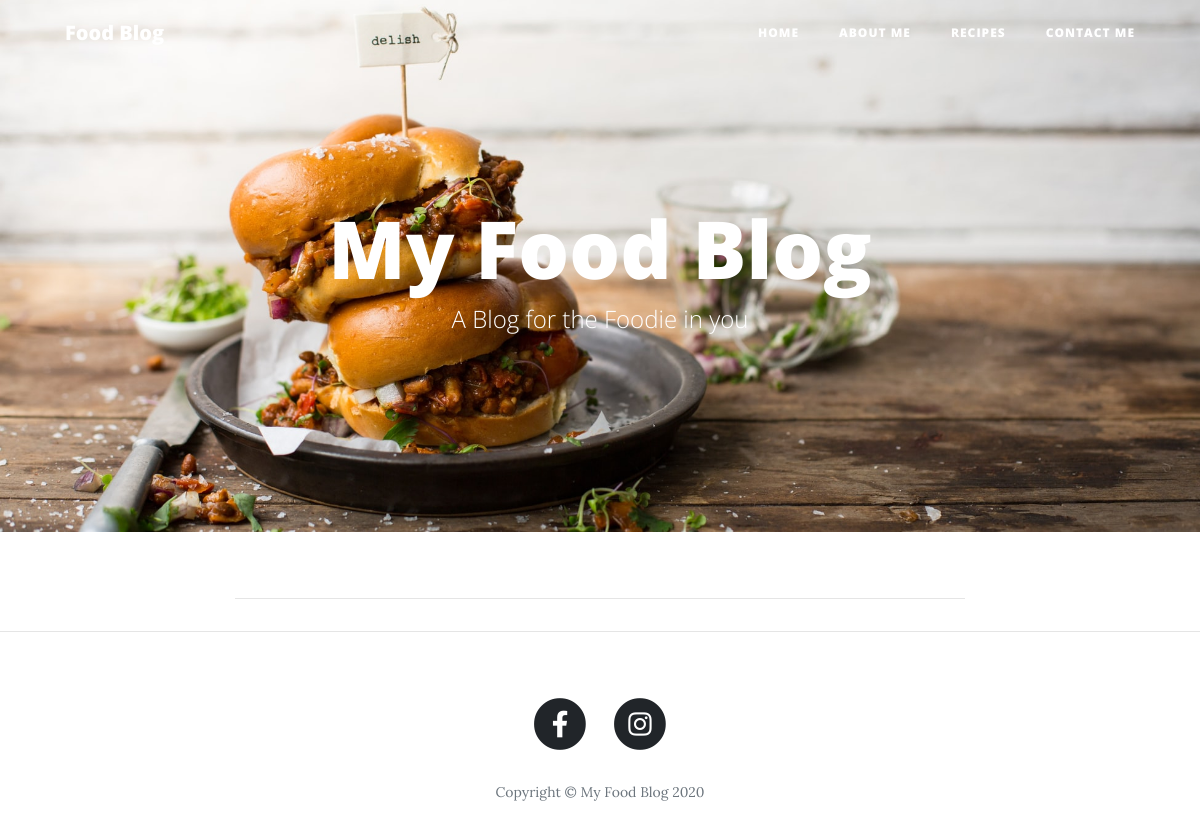
Before: / with the older database file.
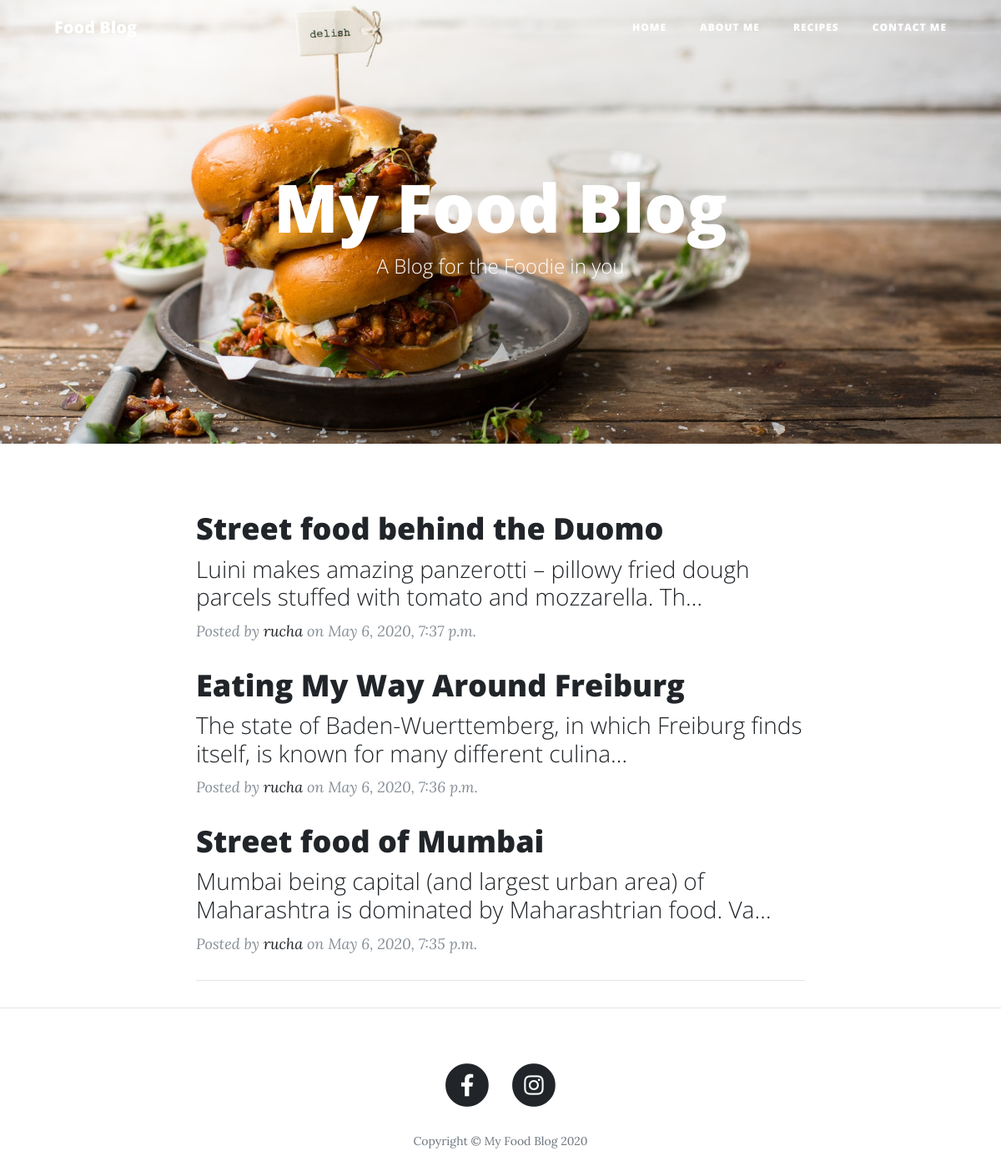
After: the same page with the newer database file.
### entries/models.py (models this page shows, shortened)
class Entry(models.Model):
    entry_title = models.CharField(max_length=50)
    entry_text = models.TextField()
    entry_date = models.DateTimeField(auto_now_add=True)
    entry_author = models.ForeignKey(User, on_delete=models.CASCADE)
    class Meta:
        verbose_name_plural = "entries"

### entries/views.py (the view)
# urls.py: path('', HomeView.as_view(), name = 'blog-home'),
class HomeView(ListView):
    model = Entry
    template_name = 'entries/index.html'
    context_object_name = "blog_entries"
    ordering = ['-entry_date']

### entries/templates/entries/index.html (shortened to what this page needs)
{% load static %}
<!DOCTYPE html>
<html lang="en">
<head>
    <link href="{% static 'vendor/bootstrap/css/bootstrap.min.css' %}" rel="stylesheet">
    <link href="{% static 'vendor/fontawesome-free/css/all.min.css' %}" rel="stylesheet" type="text/css">
    <link href="{% static 'css/clean-blog.css' %}" rel="stylesheet">
</head>
<body>
<nav class="navbar navbar-expand-lg navbar-light fixed-top" id="mainNav">
    <div class="container">
        <a class="navbar-brand" href="{% url 'blog-home' %}">Food Blog</a>
        <div class="collapse navbar-collapse" id="navbarResponsive">
            <ul class="navbar-nav ml-auto">
                <li class="nav-item">
                    <a class="nav-link" href="{% url 'blog-home' %}">Home</a>
                </li>
                <li class="nav-item">
                    <a class="nav-link" href="{% url 'about' %}">About Me</a>
                </li>
                <li class="nav-item">
                    <a class="nav-link" href="{% url 'recipe_list' %}">Recipes</a>
                </li>
                <li class="nav-item">
                    <a class="nav-link" href="{% url 'contact' %}">Contact Me</a>
                </li>
            </ul>
        </div>
    </div>
</nav>
{% block content %}
<header class="masthead" style="background-image: url({% static 'img/home.jpg' %})">
    <div class="container">
        <div class="row">
            <div class="col-lg-8 col-md-10 mx-auto">
                <div class="site-heading">
                    <h1>My Food Blog</h1>
                    <span class="subheading">A Blog for the Foodie in you</span>
                </div>
            </div>
        </div>
    </div>
</header>
<div class="container">
    <div class="row">
        <div class="col-lg-8 col-md-10 mx-auto">
            {% for entry in blog_entries %}
            <div class="post-preview">
                <a href="{% url 'post' entry.pk %}">
                    <h2 class="post-title">
                        {{ entry.entry_title }}
                    </h2>
                    <h3 class="post-subtitle">
                        {{ entry.entry_text | truncatechars:100 }}
                    </h3>
                </a>
                <p class="post-meta">Posted by
                    <a href="{% url 'about' %}">{{ entry.entry_author}}</a>
                    on {{ entry.entry_date}}</p>
            </div>
            {% endfor %}
            <hr>
        </div>
    </div>
</div>
<hr>
{% endblock %}
<footer>
    <div class="container">
        <div class="row">
            <div class="col-lg-8 col-md-10 mx-auto">
                <ul class="list-inline text-center">
                    <li class="list-inline-item">
                        <a href="https://www.facebook.com/rucha.mantri">
                <span class="fa-stack fa-lg">
                  <i class="fas fa-circle fa-stack-2x"></i>
                  <i class="fab fa-facebook-f fa-stack-1x fa-inverse"></i>
                </span>
                        </a>
                    </li>
                    <li class="list-inline-item">
                        <a href="https://www.instagram.com/keto_ruu/?hl=en">
                <span class="fa-stack fa-lg">
                  <i class="fas fa-circle fa-stack-2x"></i>
                  <i class="fab fa-instagram fa-stack-1x fa-inverse"></i>
                </span>
                        </a>
                    </li>
                </ul>
                <p class="copyright text-muted">Copyright &copy; My Food Blog 2020</p>
            </div>
        </div>
    </div>
</footer>
</body>
</html>

Changed rows visible on the page:
added Entry: entry_title "Street food behind the Duomo", entry_text "Luini makes amazing panzerotti – pillowy fried dough parcels stuffed with tomato and mozzarella. Th…", entry_author "rucha", entry_date "May 6, 2020, 7:37 p.m."
added Entry: entry_title "Eating My Way Around Freiburg", entry_text "The state of Baden-Wuerttemberg, in which Freiburg finds itself, is known for many different culina…", entry_author "rucha", entry_date "May 6, 2020, 7:36 p.m."
added Entry: entry_title "Street food of Mumbai", entry_text "Mumbai being capital (and largest urban area) of Maharashtra is dominated by Maharashtrian food. Va…", entry_author "rucha", entry_date "May 6, 2020, 7:35 p.m."
